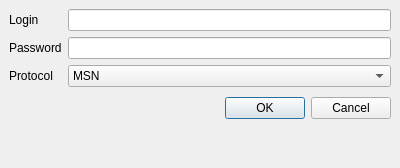
<ui version="4.0" >
 <author></author>
 <comment></comment>
 <exportmacro></exportmacro>
 <class>Dialog</class>
 <widget class="QDialog" name="Dialog" >
  <property name="geometry" >
   <rect>
    <x>0</x>
    <y>0</y>
    <width>400</width>
    <height>168</height>
   </rect>
  </property>
  <property name="windowTitle" >
   <string>Wengophone</string>
  </property>
  <layout class="QGridLayout" >
   <property name="margin" >
    <number>9</number>
   </property>
   <property name="spacing" >
    <number>6</number>
   </property>
   <item row="0" column="0" >
    <layout class="QGridLayout" >
     <property name="margin" >
      <number>0</number>
     </property>
     <property name="spacing" >
      <number>6</number>
     </property>
     <item row="2" column="1" >
      <widget class="QComboBox" name="protocolComboBox" >
       <item>
        <property name="text" >
         <string>MSN</string>
        </property>
       </item>
       <item>
        <property name="text" >
         <string>ICQ</string>
        </property>
       </item>
       <item>
        <property name="text" >
         <string>AIM</string>
        </property>
       </item>
       <item>
        <property name="text" >
         <string>Jabber</string>
        </property>
       </item>
       <item>
        <property name="text" >
         <string>Yahoo</string>
        </property>
       </item>
      </widget>
     </item>
     <item row="1" column="0" >
      <widget class="QLabel" name="label_2" >
       <property name="text" >
        <string>Password</string>
       </property>
      </widget>
     </item>
     <item row="1" column="1" >
      <widget class="QLineEdit" name="passwordLineEdit" >
       <property name="echoMode" >
        <enum>QLineEdit::Password</enum>
       </property>
      </widget>
     </item>
     <item row="0" column="0" >
      <widget class="QLabel" name="label" >
       <property name="text" >
        <string>Login</string>
       </property>
      </widget>
     </item>
     <item row="0" column="1" >
      <widget class="QLineEdit" name="loginLineEdit" />
     </item>
     <item row="2" column="0" >
      <widget class="QLabel" name="label_3" >
       <property name="text" >
        <string>Protocol</string>
       </property>
      </widget>
     </item>
    </layout>
   </item>
   <item row="1" column="0" >
    <layout class="QHBoxLayout" >
     <property name="margin" >
      <number>0</number>
     </property>
     <property name="spacing" >
      <number>6</number>
     </property>
     <item>
      <spacer>
       <property name="orientation" >
        <enum>Qt::Horizontal</enum>
       </property>
       <property name="sizeHint" >
        <size>
         <width>131</width>
         <height>31</height>
        </size>
       </property>
      </spacer>
     </item>
     <item>
      <widget class="QPushButton" name="okButton" >
       <property name="text" >
        <string>OK</string>
       </property>
      </widget>
     </item>
     <item>
      <widget class="QPushButton" name="cancelButton" >
       <property name="text" >
        <string>Cancel</string>
       </property>
      </widget>
     </item>
    </layout>
   </item>
   <item row="2" column="0" >
    <spacer>
     <property name="orientation" >
      <enum>Qt::Vertical</enum>
     </property>
     <property name="sizeHint" >
      <size>
       <width>20</width>
       <height>40</height>
      </size>
     </property>
    </spacer>
   </item>
  </layout>
 </widget>
 <pixmapfunction></pixmapfunction>
 <tabstops>
  <tabstop>loginLineEdit</tabstop>
  <tabstop>passwordLineEdit</tabstop>
  <tabstop>protocolComboBox</tabstop>
  <tabstop>okButton</tabstop>
  <tabstop>cancelButton</tabstop>
 </tabstops>
 <resources/>
 <connections>
  <connection>
   <sender>okButton</sender>
   <signal>clicked()</signal>
   <receiver>Dialog</receiver>
   <slot>accept()</slot>
   <hints>
    <hint type="sourcelabel" >
     <x>278</x>
     <y>253</y>
    </hint>
    <hint type="destinationlabel" >
     <x>96</x>
     <y>254</y>
    </hint>
   </hints>
  </connection>
  <connection>
   <sender>cancelButton</sender>
   <signal>clicked()</signal>
   <receiver>Dialog</receiver>
   <slot>reject()</slot>
   <hints>
    <hint type="sourcelabel" >
     <x>369</x>
     <y>253</y>
    </hint>
    <hint type="destinationlabel" >
     <x>179</x>
     <y>282</y>
    </hint>
   </hints>
  </connection>
 </connections>
</ui>
